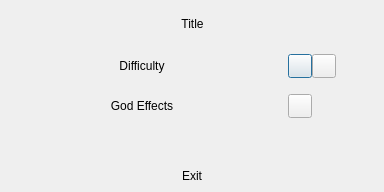
<?xml version="1.0" encoding="UTF-8"?>
<ui version="4.0">
 <class>DifficultyDialog</class>
 <widget class="QDialog" name="DifficultyDialog">
  <property name="geometry">
   <rect>
    <x>0</x>
    <y>0</y>
    <width>384</width>
    <height>192</height>
   </rect>
  </property>
  <property name="windowTitle">
   <string>Dialog</string>
  </property>
  <widget class="Label" name="cTitle">
   <property name="geometry">
    <rect>
     <x>0</x>
     <y>0</y>
     <width>385</width>
     <height>48</height>
    </rect>
   </property>
   <property name="text">
    <string>Title</string>
   </property>
   <property name="alignment">
    <set>Qt::AlignCenter</set>
   </property>
  </widget>
  <widget class="Label" name="cDifficulty">
   <property name="geometry">
    <rect>
     <x>0</x>
     <y>54</y>
     <width>284</width>
     <height>24</height>
    </rect>
   </property>
   <property name="text">
    <string>Difficulty</string>
   </property>
   <property name="alignment">
    <set>Qt::AlignCenter</set>
   </property>
  </widget>
  <widget class="Button" name="cUp">
   <property name="geometry">
    <rect>
     <x>288</x>
     <y>54</y>
     <width>24</width>
     <height>24</height>
    </rect>
   </property>
   <property name="text">
    <string/>
   </property>
  </widget>
  <widget class="Button" name="cDown">
   <property name="geometry">
    <rect>
     <x>312</x>
     <y>54</y>
     <width>24</width>
     <height>24</height>
    </rect>
   </property>
   <property name="text">
    <string/>
   </property>
  </widget>
  <widget class="Label" name="cGodEffects">
   <property name="geometry">
    <rect>
     <x>0</x>
     <y>94</y>
     <width>284</width>
     <height>24</height>
    </rect>
   </property>
   <property name="text">
    <string>God Effects</string>
   </property>
   <property name="alignment">
    <set>Qt::AlignCenter</set>
   </property>
  </widget>
  <widget class="Button" name="cRight">
   <property name="geometry">
    <rect>
     <x>288</x>
     <y>94</y>
     <width>24</width>
     <height>24</height>
    </rect>
   </property>
   <property name="text">
    <string/>
   </property>
  </widget>
  <widget class="Label" name="cExit">
   <property name="geometry">
    <rect>
     <x>0</x>
     <y>164</y>
     <width>384</width>
     <height>24</height>
    </rect>
   </property>
   <property name="text">
    <string>Exit</string>
   </property>
   <property name="alignment">
    <set>Qt::AlignCenter</set>
   </property>
  </widget>
 </widget>
 <customwidgets>
  <customwidget>
   <class>Button</class>
   <extends>QPushButton</extends>
   <header>widget/button.h</header>
  </customwidget>
  <customwidget>
   <class>Label</class>
   <extends>QLabel</extends>
   <header>widget/label.h</header>
  </customwidget>
 </customwidgets>
 <resources/>
 <connections/>
</ui>
